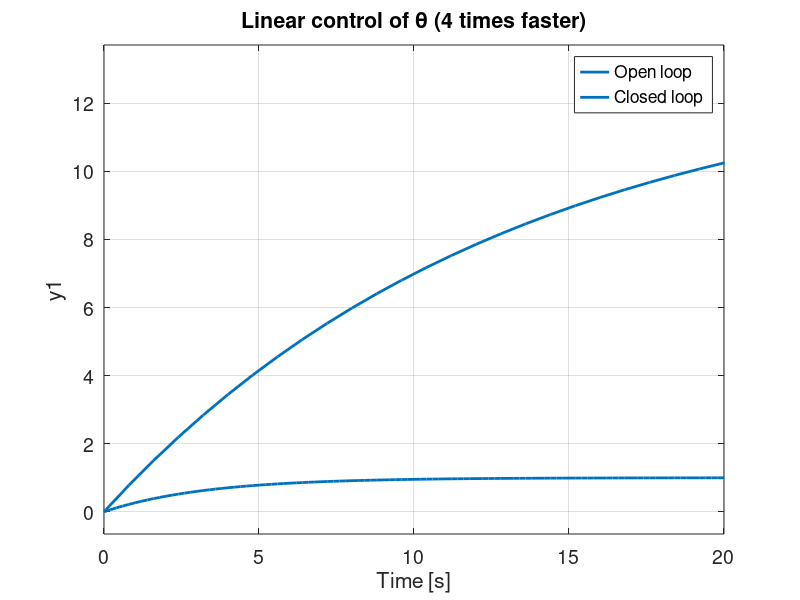
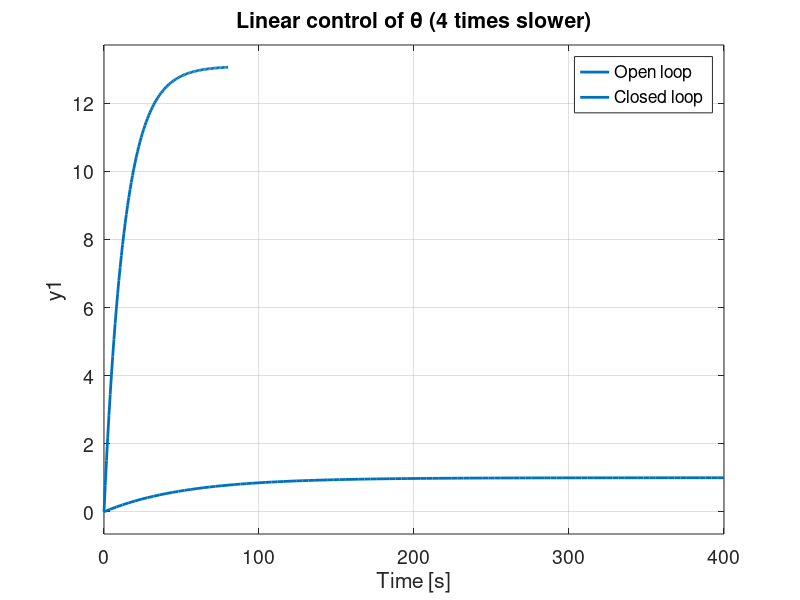

These figures' MATLAB source, in order:
%% Blending control

%% Default commands
close all; clear all; clc;

%% Parameters
% Tank
a = 24; S = pi*5*5; kv = 1.2;
% Equilibrium
H0 = 16; T0 = 45; Q0 = 48; Tw = 70; Tc = 20;

%% Linearized systems
sysH = ss(-a/(2*S*sqrt(H0)), 1, 1, 0);
sysTheta = ss(-(2*Q0)/(S*H0), 1, 1, 0);
% To get back the control inputs qw and qc
change = inv([1/S 1/S; (Tw - T0)/(S*H0) (Tc - T0)/(S*H0)]);
% Controllers for 4 times faster
kHFast = 3*a/(2*S*sqrt(H0));
gHFast = inv(1*inv(a/(2*S*sqrt(H0)) + 1*kHFast)*1);
sysHCLFast = ss(-a/(2*S*sqrt(H0)) - 1*kHFast, 1*gHFast, 1, 0);

kThetaFast = 3*(2*Q0)/(S*H0);
gThetaFast = inv(1*inv((2*Q0)/(S*H0) + 1*kThetaFast)*1);
sysThetaCLFast = ss(-(2*Q0)/(S*H0) - 1*kThetaFast, 1*gThetaFast, 1, 0);
figure; 
subplot(121); step(sysH); hold on; step(sysHCLFast); legend('Open loop', 'Closed loop', 'FontSize', 14); title('Linear control of h (4 times faster)', 'FontSize', 14); grid on; set(findall(gca, 'Type', 'Line'), 'LineWidth', 2); set(gca, 'FontSize', 14);
subplot(122); step(sysTheta); hold on; step(sysThetaCLFast); legend('Open loop', 'Closed loop', 'FontSize', 14); title('Linear control of \theta (4 times faster)', 'FontSize', 14); grid on; set(findall(gca, 'Type', 'Line'), 'LineWidth', 2); set(gca, 'FontSize', 14);

%% Controllers for 4 times slower
kHSlow = -0.75*a/(2*S*sqrt(H0));
gHSlow = inv(1*inv(a/(2*S*sqrt(H0)) + 1*kHSlow)*1);
sysHCLSlow = ss(-a/(2*S*sqrt(H0)) - 1*kHSlow, 1*gHSlow, 1, 0);

kThetaSlow = -0.75*(2*Q0)/(S*H0);
gThetaSlow = inv(1*inv((2*Q0)/(S*H0) + 1*kThetaSlow)*1);
sysThetaCLSlow = ss(-(2*Q0)/(S*H0) - 1*kThetaSlow, 1*gThetaSlow, 1, 0);
figure; 
subplot(121); step(sysH); hold on; step(sysHCLSlow); legend('Open loop', 'Closed loop', 'FontSize', 14); title('Linear control of h (4 times slower)', 'FontSize', 14); grid on; set(findall(gca, 'Type', 'Line'), 'LineWidth', 2); set(gca, 'FontSize', 14);
subplot(122); step(sysTheta); hold on; step(sysThetaCLSlow); legend('Open loop', 'Closed loop', 'FontSize', 14); title('Linear control of \theta (4 times slower)', 'FontSize', 14); grid on; set(findall(gca, 'Type', 'Line'), 'LineWidth', 2); set(gca, 'FontSize', 14);

%% Controller for nonlinear system
% 4 times faster
kHFast = 4*a/(2*S*sqrt(H0));
gHFast = inv(1*inv(0 + 1*kHFast)*1);

kThetaFast = 4*(2*Q0)/(S*H0);
gThetaFast = inv(1*inv(0 + 1*kThetaFast)*1);

%% Controller for nonlinear system + INTEGRAL
% We use LQR with equal weights for state and integral
Qe = [1 0; 0 1];
Re = 0.01;
Fe = lqr([0 0; -1 0], [1; 0], Qe, Re);
kHFast = Fe(1);
fHFast = Fe(2);
kThetaFast = Fe(1);
fThetaFast = Fe(2);